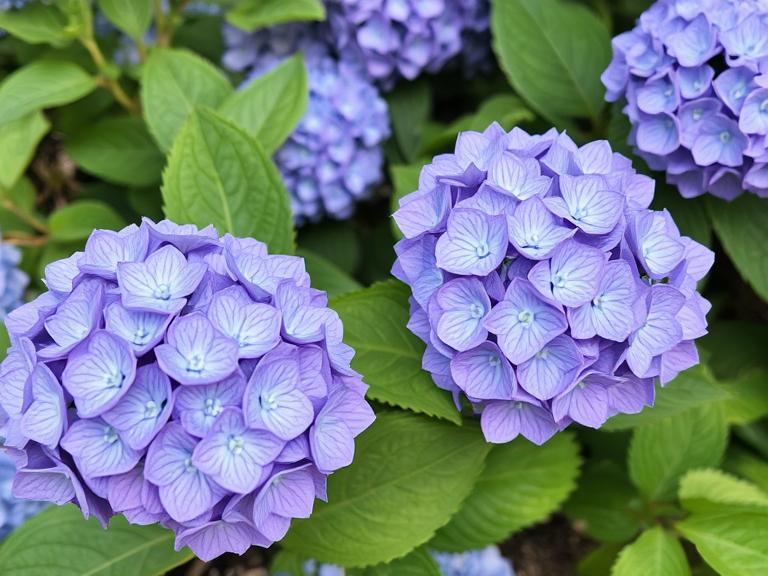
#> input picture S25_A12_ImageCompression-student/student_work/Hydrangea.png, 768 x 576 px
$ python submission.py
#> lines starting #> are read from the running program, lines starting #| are printed output that depends on the picture
### S25_A12_ImageCompression-student/student_work/helper_library.py
from PIL import Image
import numpy as np

def image_to_list(image_file):

    image = Image.open(image_file)

    # Check for RGB here
    if image.mode != 'RGB':
        image = image.convert('RGB')

    pixel_array = []
    pixels = image.load()

    # Dimensions
    width, height = image.size

    for j in range(height):
        row = []
        for i in range(width):
            row.append(pixels[i,j])
        pixel_array.append(row)
    return pixel_array

def output_image(pixel_grid,filename):
    img = Image.fromarray(np.array(pixel_grid).astype(np.uint8), "RGB")
    img.save(filename)

def show_image(pixel_grid):
    img = Image.fromarray(np.array(pixel_grid).astype(np.uint8), "RGB")
    img.show()

### S25_A12_ImageCompression-student/student_work/submission.py
# Isaac Lane
# CSCI 128 - Section K
# Assessment 12
# References: None
# Time: 3 hours

import helper_library as helper

def block_average(grid, x, y, width, height):
    new_grid = grid[y: y + height]

    for i, line in enumerate(new_grid):
        new_grid[i] = line[x: x + width]

    merged_values = []

    for val in new_grid[0][0]:
        merged_values.append(val)

    count = 1

    for i, line in enumerate(new_grid):
        for j, values in enumerate(line):
            if i == 0 and j == 0:
                continue
            else:
                count += 1
                for i, val in enumerate(values):
                    merged_values[i] = merged_values[i] + val


    merged_values[0] = merged_values[0] // count
    merged_values[1] = merged_values[1] // count
    merged_values[2] = merged_values[2] // count

    return merged_values

def create_compressed_block(avg_color, width, height):
    new_lst = []

    for i in range(height):
        new_lst.append([])
        for j in range(width):
            new_lst[i].append(avg_color)

    return new_lst

def merge_lists(lst1, lst2):
    new_lst = []

    for i in range(len(lst1)):
        new_lst.append([])
        for char in lst1[i]:
            new_lst[i].append(char)

    for i in range(len(lst2)):
        for char in lst2[i]:
            new_lst[i].append(char)

    return new_lst

def compress_image(grid, x, y, width, height, threshold):
    if width <= threshold or height <= threshold:
        return create_compressed_block(block_average(grid, x, y, width, height), width, height)
    else:
        new_width = width // 2
        width2 = width - new_width
        new_height = height // 2
        height2 = height - new_height

        top_compressed_image = compress_image(grid, x, y, new_width, new_height, threshold)
        top_compressed_image = merge_lists(top_compressed_image, compress_image(grid, x + new_width, y, width2, new_height, threshold))

        bottom_compressed_image = compress_image(grid, x, y + new_height, new_width, height2, threshold)
        bottom_compressed_image = merge_lists(bottom_compressed_image, compress_image(grid, x + new_width, y + new_height, width2, height2, threshold))

        compressed_image = []
        for line in top_compressed_image:
            compressed_image.append(line)

        for line in bottom_compressed_image:
            compressed_image.append(line)

        return compressed_image

if __name__ == "__main__":
    image_file = input("IMAGE_FILENAME> ")
#> the answer given: Hydrangea.png
    threshold_num = int(input("COMPRESSION_THRESHOLD> "))
#> the answer given: 100

    image_list = helper.image_to_list(image_file)
#> in image_to_list, image is the input picture: PIL image 768x576 RGB; mean R, G, B 116.1, 128.8, 135.2
#> after the loop in image_to_list, `for j in range(height):`: pixel_array = 576 items
#> image_list = 576 items

    final_image = compress_image(image_list, 0, 0, len(image_list[0]), len(image_list), threshold_num)
#> in block_average, `new_grid = grid[y: y + height]`: new_grid = 72 items
#> the loop in block_average, `for i, line in enumerate(new_grid):` made 72 passes
#> the loop in block_average, `for val in new_grid[0][0]:` made 3 passes
#> val on passes 1 to 3: 107, 130, 161
#> after the loop in block_average, `for val in new_grid[0][0]:`: merged_values = [107, 130, 161]
#> after the loop in block_average, `for i, line in enumerate(new_grid):`: count = 6912; merged_values = [569335, 769716, 289183]
#> in create_compressed_block, `new_lst = []`: new_lst = []
#> after the loop in create_compressed_block, `for i in range(height):`: new_lst = 72 items
#> the loop in block_average (call 2), `for i, line in enumerate(new_grid):` made 72 passes
#> the loop in block_average (call 2), `for val in new_grid[0][0]:` made 3 passes
#> val on passes 1 to 3: 62, 87, 47
#> in merge_lists, `new_lst = []`: new_lst = []
#> the loop in merge_lists, `for i in range(len(lst1)):` made 72 passes
#> after the loop in merge_lists, `for i in range(len(lst1)):`: new_lst = 72 items
#> the loop in merge_lists, `for i in range(len(lst2)):` made 72 passes
#> the loop in merge_lists (call 2), `for i in range(len(lst1)):` made 72 passes
#> the loop in merge_lists (call 2), `for i in range(len(lst2)):` made 72 passes
#> the loop in compress_image (call 2), `for line in top_compressed_image:` made 144 passes
#> the loop in compress_image (call 2), `for line in bottom_compressed_image:` made 144 passes
#> in compress_image, `top_compressed_image = compress_image(grid, x, y, new_width, new_heigh..`: top_compressed_image = 288 items
#> after the loop in compress_image, `for line in bottom_compressed_image:`: compressed_image = 576 items
#> final_image = 576 items

    helper.output_image(final_image, "compressed_" + image_file)
#> in output_image, `img = Image.fromarray(np.array(pixel_grid).astype(np.uint8), "RGB")`:
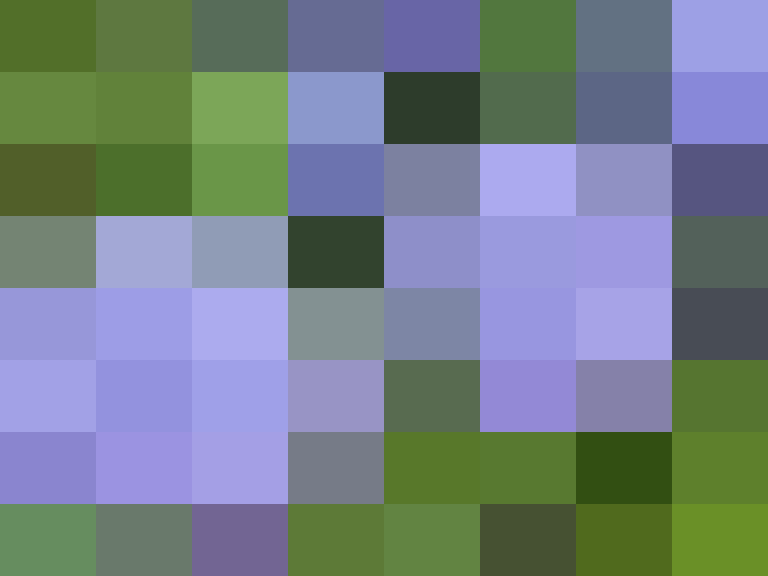
#> img: PIL image 768x576 RGB; mean R, G, B 115.5, 128.2, 134.7

    print(f"OUTPUT Width: {len(final_image[0])}")
#| OUTPUT Width: 768
    print(f"OUTPUT Height: {len(final_image)}")
#| OUTPUT Height: 576
    print(f"OUTPUT Threshold: {threshold_num}")

$ run again, on S25_A12_ImageCompression-student/student_work/Red_Spider_Lily.png
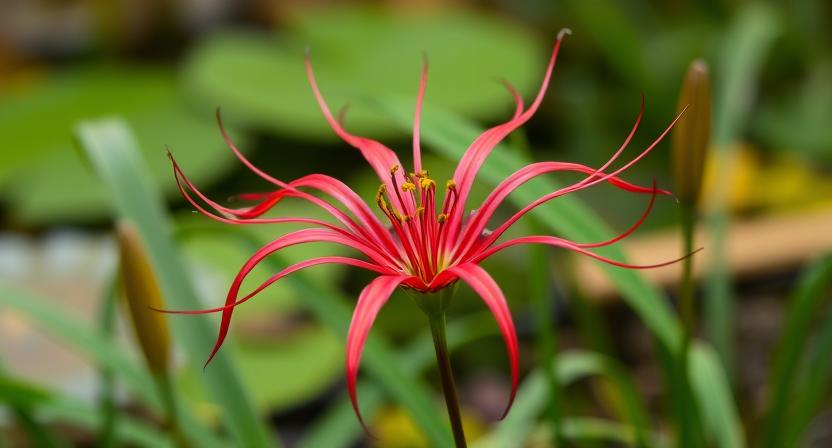
#> input picture S25_A12_ImageCompression-student/student_work/Red_Spider_Lily.png, 832 x 448 px
#> in image_to_list, image is the input picture: PIL image 832x448 RGB; mean R, G, B 100.3, 103.2, 45.8
#> after the loop in image_to_list, `for j in range(height):`: pixel_array = 448 items
#> new_grid = 56 items
#> the loop in block_average, `for i, line in enumerate(new_grid):` made 56 passes
#> the loop in block_average, `for val in new_grid[0][0]:` made 3 passes
#> val on passes 1 to 3: 90, 75, 54
#> after the loop in block_average, `for val in new_grid[0][0]:`: merged_values = [90, 75, 54]
#> after the loop in block_average, `for i, line in enumerate(new_grid):`: count = 5824; merged_values = [489401, 435698, 264356]
#> in create_compressed_block, `new_lst = []`: new_lst = []
#> after the loop in create_compressed_block, `for i in range(height):`: new_lst = 56 items
#> the loop in block_average (call 2), `for i, line in enumerate(new_grid):` made 56 passes
#> the loop in block_average (call 2), `for val in new_grid[0][0]:` made 3 passes
#> val on passes 1 to 2: 92, 78
#> in merge_lists, `new_lst = []`: new_lst = []
#> the loop in merge_lists, `for i in range(len(lst1)):` made 56 passes
#> after the loop in merge_lists, `for i in range(len(lst1)):`: new_lst = 56 items
#> the loop in merge_lists, `for i in range(len(lst2)):` made 56 passes
#> the loop in merge_lists (call 2), `for i in range(len(lst1)):` made 56 passes
#> the loop in merge_lists (call 2), `for i in range(len(lst2)):` made 56 passes
#> the loop in compress_image (call 2), `for line in top_compressed_image:` made 112 passes
#> the loop in compress_image (call 2), `for line in bottom_compressed_image:` made 112 passes
#> in compress_image, `top_compressed_image = compress_image(grid, x, y, new_width, new_heigh..`: top_compressed_image = 224 items
#> after the loop in compress_image, `for line in bottom_compressed_image:`: compressed_image = 448 items
#> in output_image, `img = Image.fromarray(np.array(pixel_grid).astype(np.uint8), "RGB")`:
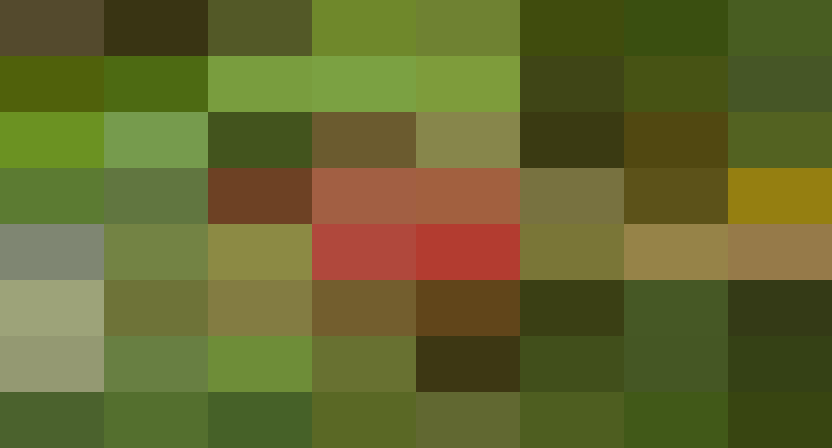
#> img: PIL image 832x448 RGB; mean R, G, B 99.8, 102.6, 45.3
#| OUTPUT Width: 832
#| OUTPUT Height: 448

$ run again, on S25_A12_ImageCompression-student/student_work/Water_Lily.png
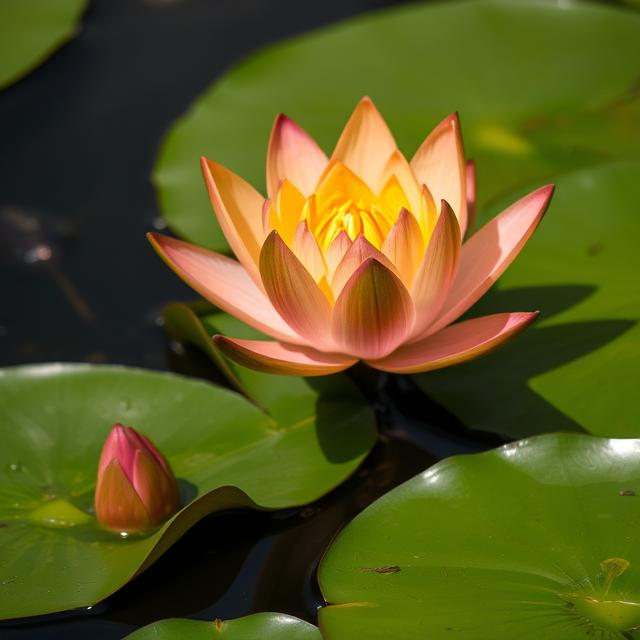
#> input picture S25_A12_ImageCompression-student/student_work/Water_Lily.png, 640 x 640 px
#> in image_to_list, image is the input picture: PIL image 640x640 RGB; mean R, G, B 88.8, 87.1, 29.5
#> after the loop in image_to_list, `for j in range(height):`: pixel_array = 640 items
#> new_grid = 80 items
#> the loop in block_average, `for i, line in enumerate(new_grid):` made 80 passes
#> the loop in block_average, `for val in new_grid[0][0]:` made 3 passes
#> val on passes 1 to 3: 76, 91, 22
#> after the loop in block_average, `for val in new_grid[0][0]:`: merged_values = [76, 91, 22]
#> after the loop in block_average, `for i, line in enumerate(new_grid):`: count = 6400; merged_values = [415781, 499549, 136867]
#> in create_compressed_block, `new_lst = []`: new_lst = []
#> after the loop in create_compressed_block, `for i in range(height):`: new_lst = 80 items
#> the loop in block_average (call 2), `for i, line in enumerate(new_grid):` made 80 passes
#> the loop in block_average (call 2), `for val in new_grid[0][0]:` made 3 passes
#> val on passes 1 to 3: 86, 98, 26
#> in merge_lists, `new_lst = []`: new_lst = []
#> the loop in merge_lists, `for i in range(len(lst1)):` made 80 passes
#> after the loop in merge_lists, `for i in range(len(lst1)):`: new_lst = 80 items
#> the loop in merge_lists, `for i in range(len(lst2)):` made 80 passes
#> the loop in merge_lists (call 2), `for i in range(len(lst1)):` made 80 passes
#> the loop in merge_lists (call 2), `for i in range(len(lst2)):` made 80 passes
#> in compress_image, `top_compressed_image = compress_image(grid, x, y, new_width, new_heigh..`: top_compressed_image = 320 items
#> after the loop in compress_image, `for line in bottom_compressed_image:`: compressed_image = 640 items
#> in output_image, `img = Image.fromarray(np.array(pixel_grid).astype(np.uint8), "RGB")`:
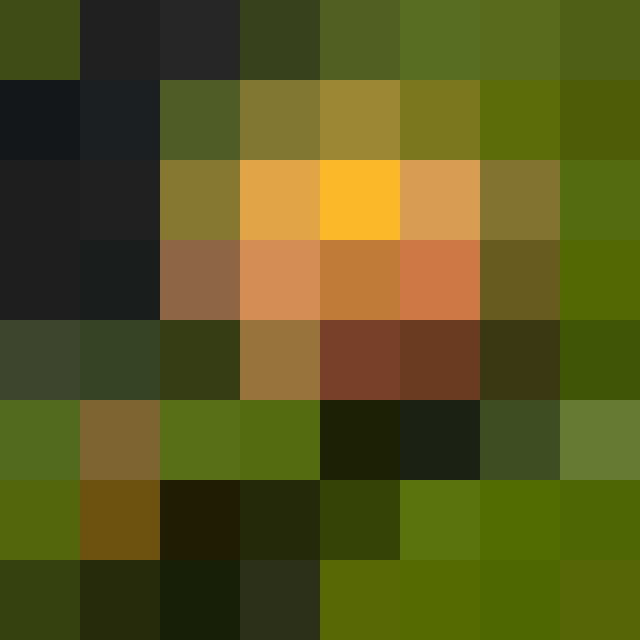
#> img: PIL image 640x640 RGB; mean R, G, B 88.3, 86.6, 29
#| OUTPUT Width: 640
#| OUTPUT Height: 640

$ run again, on S25_A12_ImageCompression-student/student_work/compressed_Iris.png
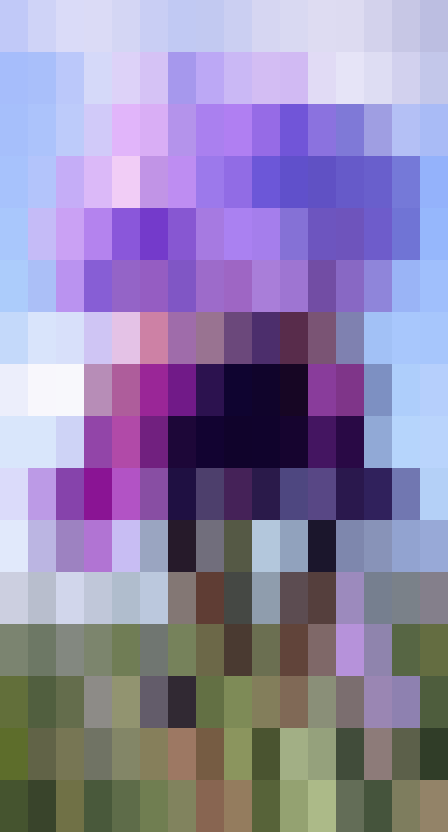
#> input picture S25_A12_ImageCompression-student/student_work/compressed_Iris.png, 448 x 832 px
#> in image_to_list, image is the input picture: PIL image 448x832 RGB; mean R, G, B 143.5, 132.6, 170.6
#> after the loop in image_to_list, `for j in range(height):`: pixel_array = 832 items
#> new_grid = 104 items
#> the loop in block_average, `for i, line in enumerate(new_grid):` made 104 passes
#> the loop in block_average, `for val in new_grid[0][0]:` made 3 passes
#> val on passes 1 to 3: 193, 201, 248
#> after the loop in block_average, `for val in new_grid[0][0]:`: merged_values = [193, 201, 248]
#> after the loop in block_average, `for i, line in enumerate(new_grid):`: count = 5824; merged_values = [1070160, 1153152, 1450176]
#> in create_compressed_block, `new_lst = []`: new_lst = []
#> after the loop in create_compressed_block, `for i in range(height):`: new_lst = 104 items
#> the loop in block_average (call 2), `for i, line in enumerate(new_grid):` made 104 passes
#> the loop in block_average (call 2), `for val in new_grid[0][0]:` made 3 passes
#> val on passes 1 to 3: 218, 219, 248
#> in merge_lists, `new_lst = []`: new_lst = []
#> the loop in merge_lists, `for i in range(len(lst1)):` made 104 passes
#> after the loop in merge_lists, `for i in range(len(lst1)):`: new_lst = 104 items
#> the loop in merge_lists, `for i in range(len(lst2)):` made 104 passes
#> the loop in merge_lists (call 2), `for i in range(len(lst1)):` made 104 passes
#> the loop in merge_lists (call 2), `for i in range(len(lst2)):` made 104 passes
#> in compress_image, `top_compressed_image = compress_image(grid, x, y, new_width, new_heigh..`: top_compressed_image = 416 items
#> after the loop in compress_image, `for line in bottom_compressed_image:`: compressed_image = 832 items
#> in output_image, `img = Image.fromarray(np.array(pixel_grid).astype(np.uint8), "RGB")`:
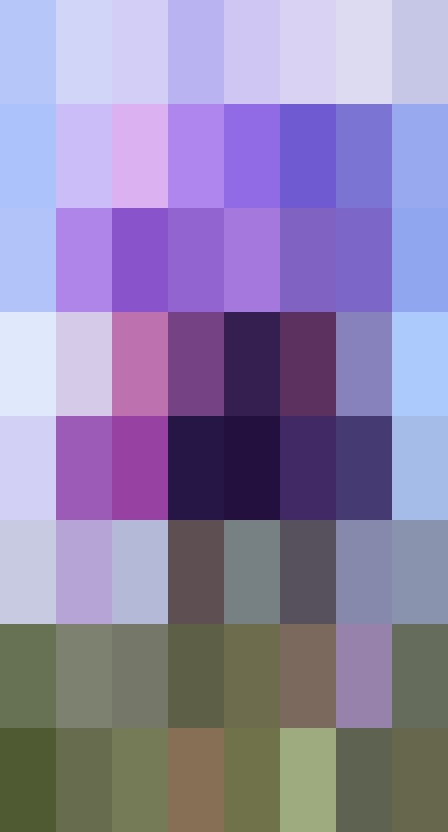
#> img: PIL image 448x832 RGB; mean R, G, B 143.2, 132.2, 170.3
#| OUTPUT Width: 448
#| OUTPUT Height: 832
